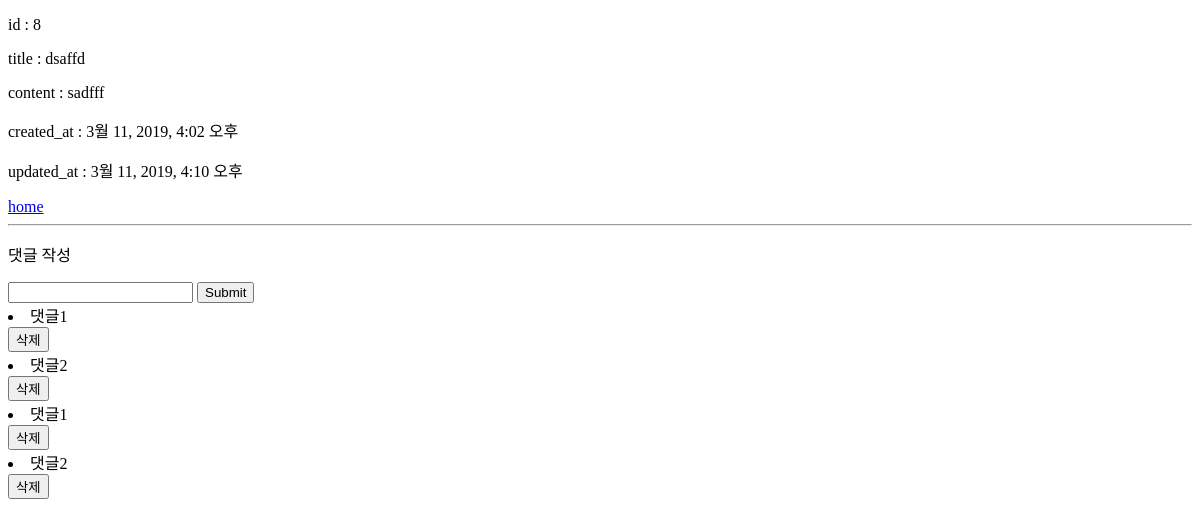
/boards/8/, run on an earlier commit of the app's database.
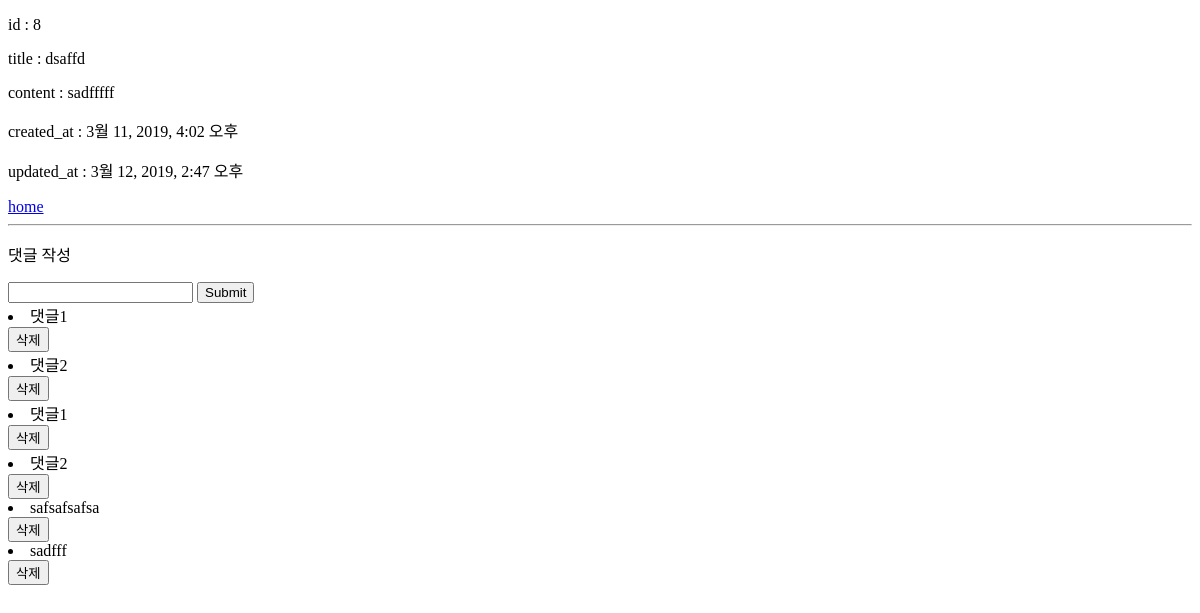
And on a later commit of the database.
### boards/models.py (models this page shows, shortened)
class boards(models.Model):
    title = models.CharField(max_length=30)
    content = models.TextField()
    created_at = models.DateTimeField(auto_now_add=True)
    updated_at = models.DateTimeField(auto_now=True)

class Comment(models.Model):
    content = models.CharField(max_length=100)
    created_at = models.DateTimeField(auto_now_add=True)
    updated_at = models.DateTimeField(auto_now=True)
    board = models.ForeignKey(boards, on_delete=models.CASCADE)

### boards/views.py (the view)
# urls.py: path('<int:board_pk>/', views.detail, name='detail'),
def detail(request, board_pk):
    board = boards.objects.get(pk=board_pk)
    comments = board.comment_set.all()
    context = {
        'board':board,
        'comments':comments
    }
    return render(request, 'boards/detail.html', context)

### boards/templates/boards/detail.html (shortened to what this page needs)
{% extends 'boards/base.html' %}
{% block body %}
<p>id : {{board.pk }}</p>
<p>title : {{ board.title }}</p>
<p>content : {{ board.content }}</p>
<p>created_at : {{ board.created_at }}</p>
<p>updated_at : {{ board.updated_at }}</p>
<a href="{% url 'boards:index' %}">home</a>
<hr>
<p>댓글 작성</p>
<form action="{% url 'boards:comment_create' board.pk %}" method="POST">
    <input type="text" name="content">
    <input type="submit">
</form>
{% for comment in comments %}
<li>{{ comment.content }} </li>
<form action="{% url 'boards:comments_delete' board.pk comment.pk %}" method="POST" style="display: inline" onsubmit="return confirm('삭제할거야?')">
    <input type="submit" value="삭제">
</form>
{% endfor %}
{% endblock %}

What changed in the data, as far as the page shows it:
changed boards "dsaffd": content "sadfff" → "sadfffff"; updated_at "3월 11, 2019, 4:10 오후" → "3월 12, 2019, 2:47 오후"
added Comment: content "safsafsafsa"
added Comment: content "sadfff"
